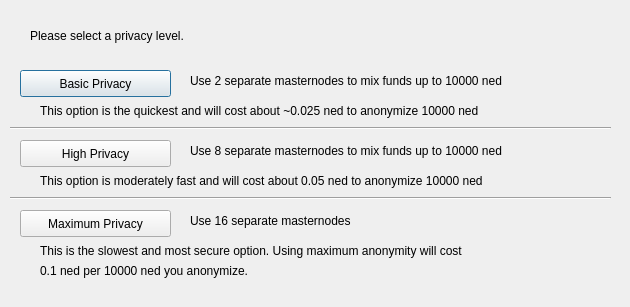
<?xml version="1.0" encoding="UTF-8"?>
<ui version="4.0">
 <class>ObfuscationConfig</class>
 <widget class="QDialog" name="ObfuscationConfig">
  <property name="geometry">
   <rect>
    <x>0</x>
    <y>0</y>
    <width>630</width>
    <height>307</height>
   </rect>
  </property>
  <property name="windowTitle">
   <string>Configure Obfuscation</string>
  </property>
  <widget class="QPushButton" name="buttonBasic">
   <property name="geometry">
    <rect>
     <x>20</x>
     <y>70</y>
     <width>151</width>
     <height>27</height>
    </rect>
   </property>
   <property name="text">
    <string>Basic Privacy</string>
   </property>
  </widget>
  <widget class="QPushButton" name="buttonHigh">
   <property name="geometry">
    <rect>
     <x>20</x>
     <y>140</y>
     <width>151</width>
     <height>27</height>
    </rect>
   </property>
   <property name="text">
    <string>High Privacy</string>
   </property>
  </widget>
  <widget class="QPushButton" name="buttonMax">
   <property name="geometry">
    <rect>
     <x>20</x>
     <y>210</y>
     <width>151</width>
     <height>27</height>
    </rect>
   </property>
   <property name="text">
    <string>Maximum Privacy</string>
   </property>
  </widget>
  <widget class="QLabel" name="label">
   <property name="geometry">
    <rect>
     <x>30</x>
     <y>20</y>
     <width>571</width>
     <height>31</height>
    </rect>
   </property>
   <property name="text">
    <string>Please select a privacy level.</string>
   </property>
  </widget>
  <widget class="QLabel" name="label_2">
   <property name="geometry">
    <rect>
     <x>190</x>
     <y>70</y>
     <width>421</width>
     <height>21</height>
    </rect>
   </property>
   <property name="text">
    <string>Use 2 separate masternodes to mix funds up to 10000 ned</string>
   </property>
  </widget>
  <widget class="QLabel" name="label_3">
   <property name="geometry">
    <rect>
     <x>190</x>
     <y>140</y>
     <width>411</width>
     <height>21</height>
    </rect>
   </property>
   <property name="text">
    <string>Use 8 separate masternodes to mix funds up to 10000 ned</string>
   </property>
  </widget>
  <widget class="QLabel" name="label_4">
   <property name="geometry">
    <rect>
     <x>190</x>
     <y>210</y>
     <width>421</width>
     <height>21</height>
    </rect>
   </property>
   <property name="text">
    <string>Use 16 separate masternodes</string>
   </property>
  </widget>
  <widget class="QLabel" name="label_6">
   <property name="geometry">
    <rect>
     <x>40</x>
     <y>100</y>
     <width>561</width>
     <height>21</height>
    </rect>
   </property>
   <property name="text">
    <string>This option is the quickest and will cost about ~0.025 ned to anonymize 10000 ned</string>
   </property>
  </widget>
  <widget class="QLabel" name="label_7">
   <property name="geometry">
    <rect>
     <x>40</x>
     <y>170</y>
     <width>561</width>
     <height>21</height>
    </rect>
   </property>
   <property name="text">
    <string>This option is moderately fast and will cost about 0.05 ned to anonymize 10000 ned</string>
   </property>
  </widget>
  <widget class="QLabel" name="label_8">
   <property name="geometry">
    <rect>
     <x>40</x>
     <y>240</y>
     <width>561</width>
     <height>21</height>
    </rect>
   </property>
   <property name="text">
    <string>This is the slowest and most secure option. Using maximum anonymity will cost</string>
   </property>
  </widget>
  <widget class="QLabel" name="label_9">
   <property name="geometry">
    <rect>
     <x>40</x>
     <y>260</y>
     <width>561</width>
     <height>21</height>
    </rect>
   </property>
   <property name="text">
    <string>0.1 ned per 10000 ned you anonymize.</string>
   </property>
  </widget>
  <widget class="Line" name="line">
   <property name="geometry">
    <rect>
     <x>10</x>
     <y>120</y>
     <width>601</width>
     <height>16</height>
    </rect>
   </property>
   <property name="orientation">
    <enum>Qt::Horizontal</enum>
   </property>
  </widget>
  <widget class="Line" name="line_2">
   <property name="geometry">
    <rect>
     <x>10</x>
     <y>190</y>
     <width>601</width>
     <height>16</height>
    </rect>
   </property>
   <property name="orientation">
    <enum>Qt::Horizontal</enum>
   </property>
  </widget>
 </widget>
 <resources/>
 <connections/>
</ui>
